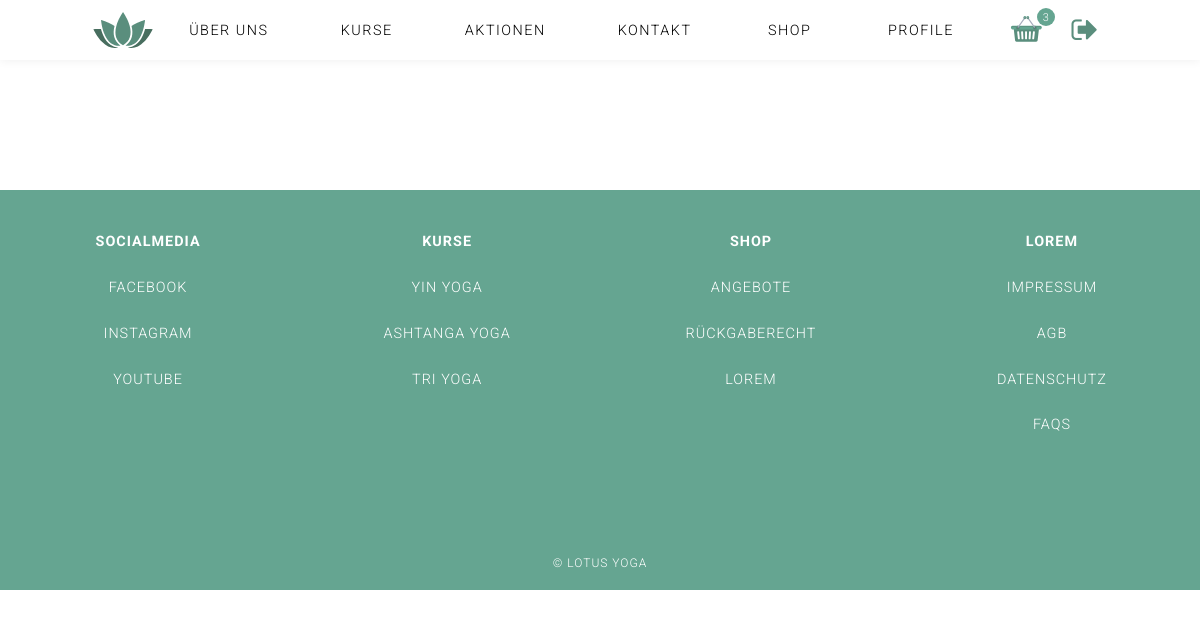
Before: /index.php?page=Impressum (signed in) with the older database file.
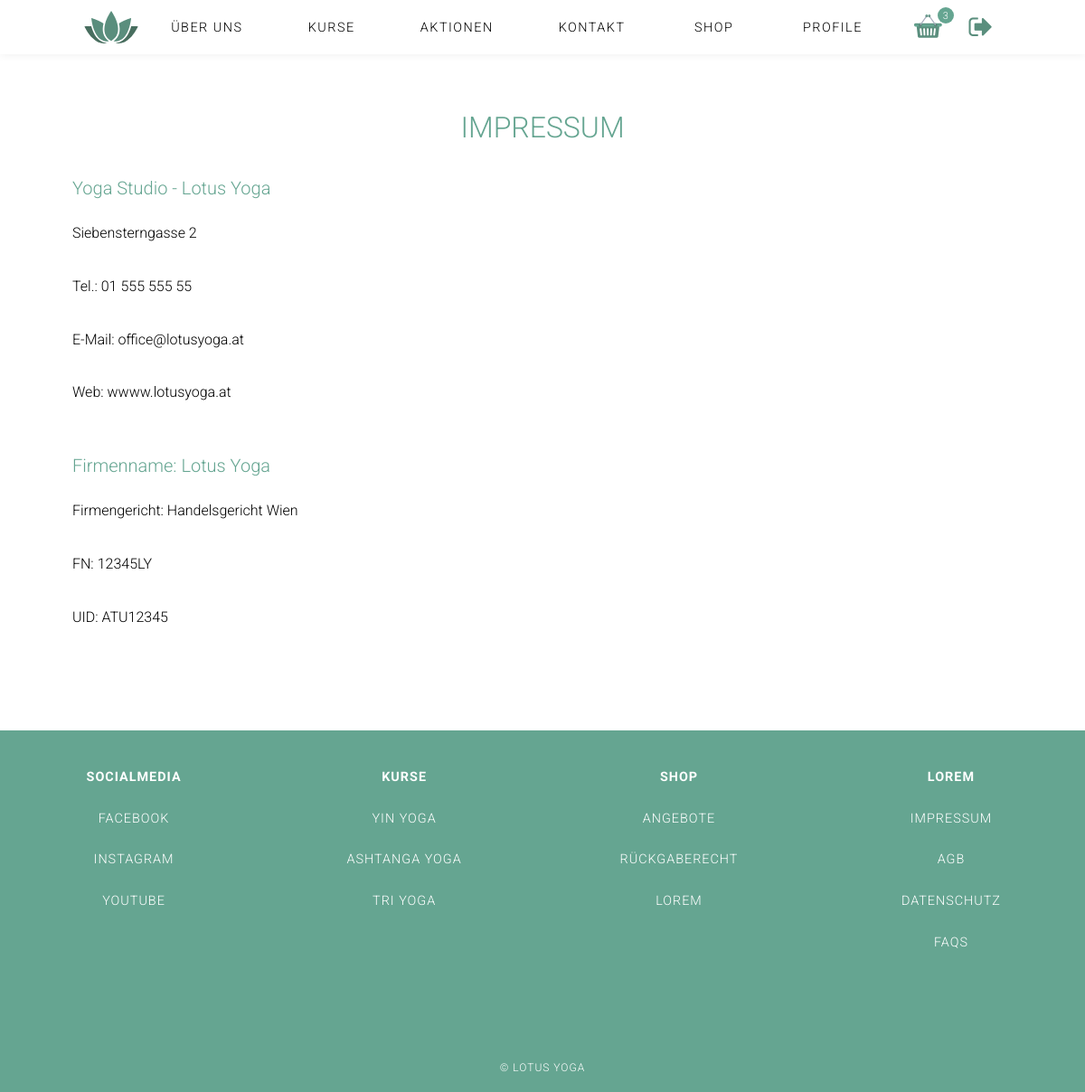
After: the same page with the newer database file.
### tables this page shows
CREATE TABLE `contents` (
  `id` int(11) NOT NULL,
  `_name` varchar(1000) NOT NULL,
  `type` varchar(150) NOT NULL,
  `content` varchar(1000) NOT NULL DEFAULT '',
  `sequence` int(11) NOT NULL,
  `is_active` tinyint(1) NOT NULL DEFAULT '1',
  `deleted_at` timestamp NULL DEFAULT NULL
);

### index.php (called while the page is built, shortened)
<?php
$content = ('content/');
include('functions/load_Content.php');
include('functions/user_functions.php');
include('header.php');
if( ! isset($_GET['page']) ){
	$page = "home";
}else{
	$page = $_GET['page'];
}
if($page){
	$content .= $page .".php";
}
include($content);
include('footer.php');
?>

### functions/user_functions.php (called while the page is built)
<?php
function is_logged_in() {
    return (isset($_SESSION["logged_in"]) && $_SESSION["logged_in"] == true);
}

### functions/load_Content.php (called while the page is built, shortened)
<?php
function get_specific_content_data($table_name, $where, $equals){
    global $link;
    $sql = "SELECT * FROM " .$table_name. " WHERE ". $where . " = '" . $equals . "' AND deleted_at IS NULL ";
    $res = mysqli_query($link, $sql);
    return $res;
}
function get_ordered_content_data($table_name, $where, $equals, $order_by, $asc_desc){
    global $link;
    $sql = "SELECT * FROM " .$table_name. " WHERE ". $where . " = '" . $equals ."' ORDER BY ".$order_by." ". $asc_desc;
    $res = mysqli_query($link, $sql);
    return $res;
}
$impressum = get_specific_content_data('contents', '_name', 'impressum');
$footer = get_ordered_content_data('contents', '_name', 'footer', 'sequence', 'asc');
    if(isset($_SESSION['user']['user_id'])) {
        $cart = get_specific_content_data('carts', 'user_id', $_SESSION['user']['user_id']);
    }else if(isset($_SESSION['guest_id'])) {
        $cart = get_specific_content_data('carts', 'guest_id', $_SESSION['guest_id']);
    }else if(!isset($_SESSION['guest_id'])){
        $guest_id = insert_guest();
        $_SESSION['guest_id'] = $guest_id;
        $cart = get_specific_content_data('carts', 'user_id', $_SESSION['guest_id']);
    }
?>

### content/impressum.php (the view)
<section class="content-wrapper footer-content">
  <?php
  		while( $row = mysqli_fetch_assoc($impressum) ){
  			if($row['type'] == 'headline'){
  				echo '<h2>'.$row["content"].'</h2>';
  			}elseif($row['type'] == 'subheadline'){
            echo '<h3>'.$row["content"].'</h3>';
        }else{
            echo '<p>'.$row["content"].'</p>';
        }
      }
    ?>
</section>

### header.php (shortened to what this page needs)
<!DOCTYPE html>
<html lang="de">
<head>
    <link rel="stylesheet" href="css/styles.css">
    <link rel="stylesheet" href="font/fontawesome/css/font-awesome.min.css">
</head>
<body onunload="GUnload()" class="body">
  <?php
  if(!isset($_GET['page']) || $_GET['page'] == 'home') {
    $class = 'header_home';
  }else{
    $class = '';
  }
  if(isset($_COOKIE['landingpage'])){
    $no_landingpage = 'header_no_landingpage';
  }else{
    $no_landingpage = '';
  }
  ?>
  <header class="header <?php echo $class.' '.$no_landingpage;?>">
    <h1 class="logo">
  	  <a href="index.php?page=home#about_us">
  		</a>
  	</h1>
    <nav class="nav nav_main">
      <ul>
    	  <li><a href="<?php if( !isset($_GET['page']) || $_GET['page'] == 'home' ){echo '#about_us';}else{echo 'index.php?page=home#about_us';} ?>">Über uns</a></li>
    	  <li><a href="<?php if( !isset($_GET['page']) || $_GET['page'] == 'home' ){echo '#course';}else{echo 'index.php?page=home#course';} ?>">Kurse</a></li>
        <li><a href="<?php if( !isset($_GET['page']) || $_GET['page'] == 'home' ){echo '#saleproducts_main';}else{echo 'index.php?page=home#saleproducts_main';} ?>">Aktionen</a></li>
          <li><a href="<?php if( !isset($_GET['page']) || $_GET['page'] == 'home' ){echo '#contact';}else{echo 'index.php?page=home#contact';} ?>">Kontakt</a></li>
          <li><a href="index.php?page=Shop">Shop</a></li>
        <li>
            <?php if( is_logged_in() && !isset ($_SESSION['is_admin']) && isset($_SESSION["user"]["user_id"])){ echo "<a href='index.php?page=profile'>Profile</a>"; } ?>
        </li>
          <li class="cart">
            <a href="index.php?page=Warenkorb">CART</a>
          <?php
          $cnt = mysqli_num_rows($cart);
            if($cnt > 0) {
                echo '<span id = "cart-counter" >'.$cnt.'</span >';
            }
            ?>
          </li>
          <?php if( is_logged_in()){ echo '<li><a href=\'index.php?page=home&action=logout\'><i class="fa fa-sign-out logout" aria-hidden="true"></i></a></li>'; }; ?>
  		</ul>
  	</nav>
  </header>

### footer.php (shortened to what this page needs)
  <footer class="footer_main">
    <section class="links_footer" >
<?php
    $cnt = 0;
    while( $row = mysqli_fetch_assoc($footer) ){
      if($row['type'] == 'subheadline'){
          if($cnt != 0){
            echo '</ul>';
          }
          echo '<ul><li><h4>'.$row["content"].'</h4></li>';
      }else{
          echo '<li><a href="'.$row["content"].'">'.$row["type"].'</a>';
      }
      $cnt++;
    }
    ?>
    </section>
    <small class="copyright">
      &copy; Lotus Yoga
    </small>
  </footer>
</body>
</html>

### css/styles.css (style rules this page uses)
* { font-family: 'Roboto', Helvetica, Verdana, sans-serif; box-sizing: border-box; margin: 0; padding: 0; list-style: none; text-decoration: none; }
html { position: relative; }
.body { margin: 0; }
p { font-weight: 100; line-height: 6vh; }
a { color: inherit; }
.header { z-index: 500; display: flex; width: 100%; height: 120px; transition: background-color 0.3s ease-in-out; background-color: transparent; align-items: center; justify-content: center; color: #fff; position: absolute; top: calc(100vh - 100px); }
.header .logo, .header .cart { visibility: hidden; transition: all 0.8s ease-in-out; }
.header.fixed .logo, .header.fixed .cart, .header.header_no_landingpage .logo, .header.header_no_landingpage .cart { visibility: visible; }
.header.fixed, .header.header_no_landingpage { position: fixed; top: 0; left: 0; width: 100%; background-color: #ffffff; color: #000; }
.header.tiny { height: 60px; color: #000; background-color: #fff; box-shadow: 0 0 10px #eee; }
.logo, .cart { width: 60px; height: 50px; text-indent: -99999px; background-repeat: no-repeat; background-position: center; }
.logo { margin-left: 10px; background-image: url(../img/logo.svg); background-size: cover; }
.cart { transition: 0.3s; background-image: url(../img/shop-images/cart.svg); background-size: contain; }
.cart a { width: 100% !important; height: 100% !important; padding: 0 !important; }
.cart-header span, p { line-height:50px; }
.cart span { background-color: #65a591; width: 18px; height: 18px; display: block; border-radius: 10px; margin-left: 40px; color: white; margin-top: -47px; line-height: 20px; padding-left: 1px; text-align: center; text-indent: initial; font-size: 11px; }
.nav li:last-child:before { visibility: hidden; }
.logo a, .cart a { display: block; height: 100%; }
.nav ul { display: flex; align-items: center; text-align: center; }
.nav ul li { text-transform: uppercase; font-size: 0.9em; letter-spacing: 1.5px; font-weight: 300; min-width: 110px; max-width: 200px; text-align: center; margin: 0 0.5em; }
.nav ul li.cart, .nav ul li:last-child { min-width:auto; }
.nav ul li a { padding: 1em 2em; display: block; transition: all 0.5s ease-in-out; text-shadow: 1px 1px 1px #656565; }
.nav ul li.cart a, .nav ul li:last-child a { padding:0; }
.fixed .nav ul li a, .header_no_landingpage .nav ul li a { text-shadow: none; }
.tiny .nav ul li a { text-shadow: none; }
.logout { font-size: 200% !important; color: #5a8e7d; margin-right: 10px; }
.cart a { display: block; box-sizing: content-box; padding: 0 20px; }
.content-wrapper { position: relative; z-index: 50; padding: 110px 5em 5em; background-color: #fff; text-align: center; }
.footer-content p { font-weight: 300; }
.footer-content h2 { color: #65a591; margin-bottom: 1.25em; font-size: 2em; font-weight: 400; }
.content-wrapper.footer-content h3 { color: #65a591; font-size: 1.25em; font-weight: 300; text-align: left; width: 100%; margin: 0; text-transform: none; }
.content-wrapper h2 { font-size: 2em; font-weight: 300; padding: 1vw 0vw; margin: 0 35vw; text-align: center; text-transform: uppercase; }
.content-wrapper h3 { margin: 2em 0; font-size: 1.2em; font-weight: 300; padding: 2vw 0; }
.content-wrapper p { font-size: 1em; line-height: 1.8; margin-bottom: 30px; text-align: justify; }
.footer_main h4 { padding: 1em 0em; }
.footer_main { padding-top: 2em; height: 400px; background-color: #65a591; color: #fff; text-transform: uppercase; font-size: 0.9em; letter-spacing: 1px; font-weight: 300; text-align: center; position: relative; }
.links_footer { display: flex; justify-content: space-around; }
.links_footer ul li a { transition: all 0.5s ease-in-out; display: block; padding: 1em; min-width: 150px; }
.copyright { display: block; text-align: center; position: absolute; left: 0; right: 0; bottom: 20px; }
.nav_backend li p, i { color: #eee; }

Changed rows visible on the page:
added contents: content "IMPRESSUM"
added contents: content "Yoga Studio - Lotus Yoga"
added contents: content "Siebensterngasse 2"
added contents: content "Tel.: 01 555 555 55"
added contents: content "E-Mail: office@lotusyoga.at"
added contents: content "Web: wwww.lotusyoga.at"
added contents: content "Firmenname: Lotus Yoga"
added contents: content "Firmengericht: Handelsgericht Wien"
added contents: content "FN: 12345LY"
added contents: content "UID: ATU12345"
